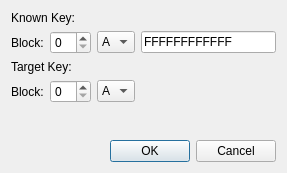
<?xml version="1.0" encoding="UTF-8"?>
<ui version="4.0">
 <class>MF_Attack_hardnestedDialog</class>
 <widget class="QDialog" name="MF_Attack_hardnestedDialog">
  <property name="geometry">
   <rect>
    <x>0</x>
    <y>0</y>
    <width>287</width>
    <height>173</height>
   </rect>
  </property>
  <property name="windowTitle">
   <string>Dialog</string>
  </property>
  <layout class="QVBoxLayout" name="verticalLayout">
   <item>
    <widget class="QLabel" name="label_3">
     <property name="text">
      <string>Known Key:</string>
     </property>
    </widget>
   </item>
   <item>
    <layout class="QHBoxLayout" name="horizontalLayout">
     <item>
      <widget class="QLabel" name="label_2">
       <property name="text">
        <string>Block:</string>
       </property>
      </widget>
     </item>
     <item>
      <widget class="QSpinBox" name="knownKeySectorBox">
       <property name="maximum">
        <number>63</number>
       </property>
      </widget>
     </item>
     <item>
      <widget class="QComboBox" name="knownKeyTypeBox">
       <item>
        <property name="text">
         <string>A</string>
        </property>
       </item>
       <item>
        <property name="text">
         <string>B</string>
        </property>
       </item>
      </widget>
     </item>
     <item>
      <widget class="QLineEdit" name="knownKeyBox">
       <property name="text">
        <string>FFFFFFFFFFFF</string>
       </property>
      </widget>
     </item>
    </layout>
   </item>
   <item>
    <widget class="QLabel" name="label">
     <property name="text">
      <string>Target Key: </string>
     </property>
    </widget>
   </item>
   <item>
    <layout class="QHBoxLayout" name="horizontalLayout_2">
     <item>
      <widget class="QLabel" name="label_4">
       <property name="text">
        <string>Block:</string>
       </property>
      </widget>
     </item>
     <item>
      <widget class="QSpinBox" name="targetKeySectorBox">
       <property name="maximum">
        <number>63</number>
       </property>
      </widget>
     </item>
     <item>
      <widget class="QComboBox" name="targetKeyTypeBox">
       <item>
        <property name="text">
         <string>A</string>
        </property>
       </item>
       <item>
        <property name="text">
         <string>B</string>
        </property>
       </item>
      </widget>
     </item>
     <item>
      <spacer name="horizontalSpacer">
       <property name="orientation">
        <enum>Qt::Horizontal</enum>
       </property>
       <property name="sizeHint" stdset="0">
        <size>
         <width>40</width>
         <height>20</height>
        </size>
       </property>
      </spacer>
     </item>
    </layout>
   </item>
   <item>
    <spacer name="verticalSpacer">
     <property name="orientation">
      <enum>Qt::Vertical</enum>
     </property>
     <property name="sizeHint" stdset="0">
      <size>
       <width>20</width>
       <height>31</height>
      </size>
     </property>
    </spacer>
   </item>
   <item>
    <widget class="QDialogButtonBox" name="buttonBox">
     <property name="orientation">
      <enum>Qt::Horizontal</enum>
     </property>
     <property name="standardButtons">
      <set>QDialogButtonBox::Cancel|QDialogButtonBox::Ok</set>
     </property>
    </widget>
   </item>
  </layout>
 </widget>
 <resources/>
 <connections>
  <connection>
   <sender>buttonBox</sender>
   <signal>accepted()</signal>
   <receiver>MF_Attack_hardnestedDialog</receiver>
   <slot>accept()</slot>
   <hints>
    <hint type="sourcelabel">
     <x>248</x>
     <y>254</y>
    </hint>
    <hint type="destinationlabel">
     <x>157</x>
     <y>274</y>
    </hint>
   </hints>
  </connection>
  <connection>
   <sender>buttonBox</sender>
   <signal>rejected()</signal>
   <receiver>MF_Attack_hardnestedDialog</receiver>
   <slot>reject()</slot>
   <hints>
    <hint type="sourcelabel">
     <x>316</x>
     <y>260</y>
    </hint>
    <hint type="destinationlabel">
     <x>286</x>
     <y>274</y>
    </hint>
   </hints>
  </connection>
 </connections>
</ui>
